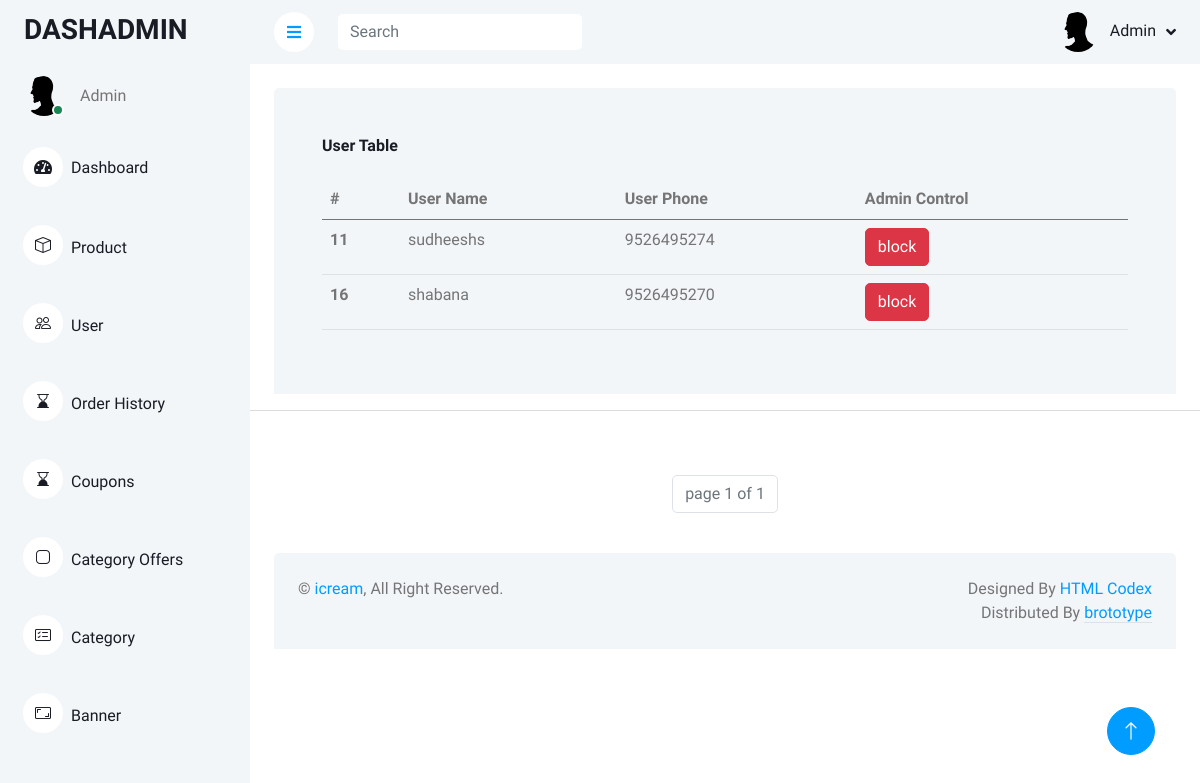
Page /customize/user/ on the earlier database version.
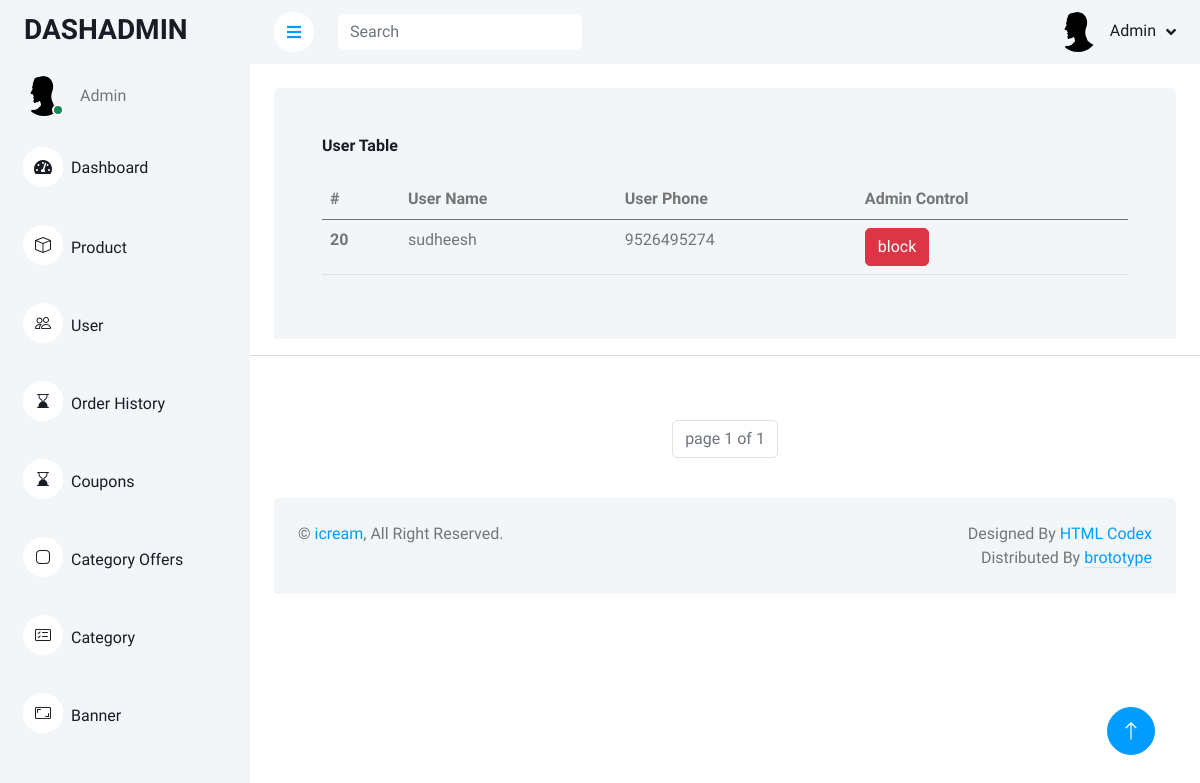
Same page on the later database version.
### logins/models.py (models this page shows, shortened)
class UserInfo(User):
    phone_number = models.BigIntegerField(default=None)
    is_block = models.BooleanField(default=None)

### customize/views.py (the view)
# urls.py: path('user/',views.user_table,name='user_table'),
def user_table(request):
    p = Paginator(UserInfo.objects.all(),5)
    page = request.GET.get('page')
    user_details = p.get_page(page)
    return render(request,'usertable.html',{'user_details':user_details})

### customize/templates/usertable.html (shortened to what this page needs)
{% extends 'admindemo.html' %}
    {% block content %}
    {% load static %}
                <div class="container-fluid pt-4 px-4">
                <div class="bg-light rounded-top p-4">
                    <div class="row ">
                        <div class="col-sm-12 col-xl-12">
                            <div class="bg-light rounded h-100 p-4">
                                <h6 class="mb-4">User Table</h6>
                                <table class="table">
                                    <thead>
                                        <tr>
                                            <th scope="col">#</th>
                                            <th scope="col">User Name</th>
                                            <th scope="col">User Phone</th>
                                            <th scope="col">Admin Control</th>
                                        </tr>
                                    </thead>
                                    <tbody>
                                        {% for useritems in user_details %}
                                        <tr>
                                            <th scope="row">{{useritems.id}}</th>
                                            <td>{{useritems.username}}</td>
                                            <td>{{useritems.phone_number}}</td>
                                            {% if useritems.is_block %}
                                            <td>
                                                <a href="{% url 'user_unblock' useritems.id %}" type="button" class="btn btn-primary">Unblock</button>
                                            </td>
                                            {% else %}
                                            <td>
                                                <a onclick="blockuser({{ useritems.id }})" type="button" class="btn btn-danger">block</button>
                                            </td>
                                            {% endif %}
                                        </tr>
                                        {% endfor %}
                                    </tbody>
                                </table>
                            </div>
                        </div>
                    </div>
                </div>
                </div>
                <hr><br><br>
                <nav aria-label="Page navigation example ">
                    <ul class="pagination justify-content-center">
                <li class="page-item disabled"><a class="page-link">page {{user_details.number}} of {{user_details.paginator.num_pages}}</a></li>
                    </ul>
                  </nav>
    {% endblock %}

Differences in the rows shown:
removed UserInfo: id "11", username "sudheeshs", phone_number "9526495274"
removed UserInfo: id "16", username "shabana", phone_number "9526495270"
added UserInfo: id "20", username "sudheesh", phone_number "9526495274"
